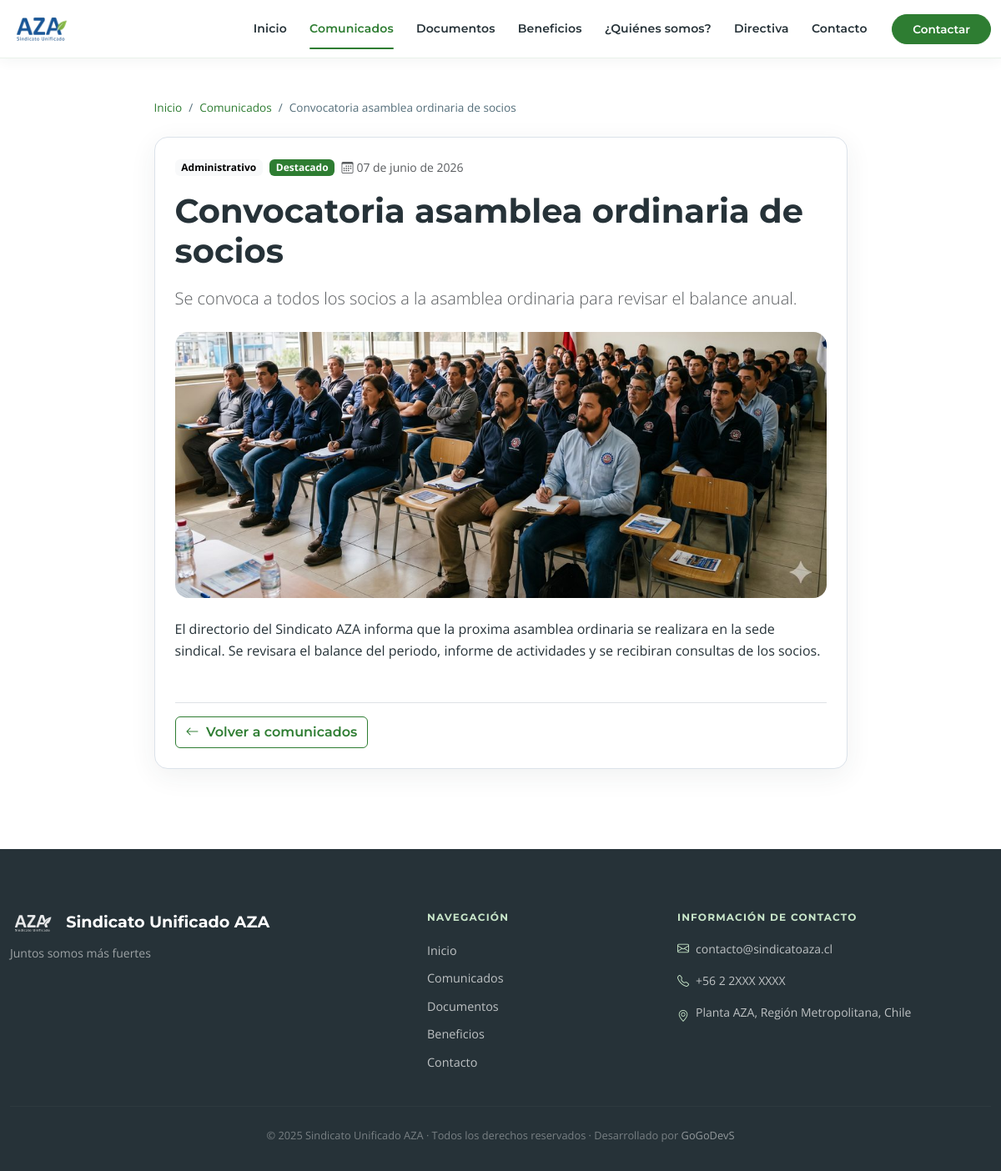
The app's page /comunicados/convocatoria-asamblea-ordinaria-de-socios/ with its own data.
### apps/siteconfig/models.py (models this page shows, shortened)
class SiteConfiguration(models.Model):
    site_name = models.CharField("nombre del sitio", max_length=150)
    site_tagline = models.CharField("bajada del sitio", max_length=200, blank=True)
    meta_description = models.CharField(
        "meta descripcion",
        max_length=255,
        blank=True,
        help_text="Descripcion breve para SEO y navegadores.",
    )
    logo = models.ImageField("logo", upload_to=siteconfig_upload_to, blank=True, null=True)
    primary_color = models.CharField(
        "color principal",
        max_length=7,
        default="#0F4C5C",
        validators=[hex_color_validator],
        help_text="Color institucional principal en formato hexadecimal.",
    )
    secondary_color = models.CharField(
        "color secundario",
        max_length=7,
        default="#1F2937",
        validators=[hex_color_validator],
        help_text="Color secundario en formato hexadecimal.",
    )
    accent_color = models.CharField(
        "color de acento",
        max_length=7,
        default="#EAB308",
        validators=[hex_color_validator],
        help_text="Color de apoyo para llamados a la accion.",
    )
    contact_email = models.EmailField("correo de contacto", blank=True)
    contact_phone = models.CharField("telefono de contacto", max_length=30, blank=True)
    whatsapp_number = models.CharField("WhatsApp", max_length=30, blank=True)
    address = models.CharField("direccion", max_length=255, blank=True)
    facebook_url = models.URLField("Facebook", blank=True)
    instagram_url = models.URLField("Instagram", blank=True)
    x_url = models.URLField("X / Twitter", blank=True)
    youtube_url = models.URLField("YouTube", blank=True)
    linkedin_url = models.URLField("LinkedIn", blank=True)
    hero_title = models.CharField("titulo hero", max_length=160, blank=True)
    hero_text = models.TextField("texto hero", blank=True)
    hero_image = models.ImageField(
        "imagen hero",
        upload_to=siteconfig_upload_to,
        blank=True,
        null=True,
    )
    updated_at = models.DateTimeField("actualizado", auto_now=True)
    class Meta:
        verbose_name = "configuracion del sitio"
        verbose_name_plural = "configuracion del sitio"
    @classmethod
    def get_solo(cls):
        return cls.objects.first()

### apps/comunicados/models.py (models this page shows, shortened)
class Comunicado(models.Model):
    categoria = models.ForeignKey(
        CategoriaComunicado,
        on_delete=models.PROTECT,
        related_name="comunicados",
        verbose_name="categoria",
    )
    titulo = models.CharField("titulo", max_length=180)
    slug = models.SlugField("slug", max_length=200, unique=True, blank=True)
    extracto = models.CharField("extracto", max_length=300)
    contenido = models.TextField("contenido")
    imagen = models.ImageField(
        "imagen",
        upload_to=comunicado_image_upload_to,
        blank=True,
        null=True,
    )
    publicado = models.BooleanField("publicado", default=False)
    destacado = models.BooleanField("destacado", default=False)
    fecha_publicacion = models.DateTimeField(
        "fecha de publicacion",
        default=timezone.now,
        help_text="Se usa para ordenar y publicar el comunicado.",
    )
    created_at = models.DateTimeField("creado", auto_now_add=True)
    updated_at = models.DateTimeField("actualizado", auto_now=True)
    class Meta:
        verbose_name = "comunicado"
        verbose_name_plural = "comunicados"
        ordering = ["-fecha_publicacion", "-created_at"]

class CategoriaComunicado(models.Model):
    nombre = models.CharField("nombre", max_length=100, unique=True)
    slug = models.SlugField("slug", max_length=120, unique=True, blank=True)
    descripcion = models.CharField("descripcion", max_length=180, blank=True)
    activo = models.BooleanField("activa", default=True)
    created_at = models.DateTimeField("creada", auto_now_add=True)
    class Meta:
        verbose_name = "categoria de comunicado"
        verbose_name_plural = "categorias de comunicados"
        ordering = ["nombre"]
    def __str__(self):
        return self.nombre

### apps/comunicados/views.py (the view)
# urls.py: path("<slug:slug>/", ComunicadoDetailView.as_view(), name="detail"),
class ComunicadoDetailView(DetailView):
    model = Comunicado
    template_name = "comunicados/comunicado_detail.html"
    context_object_name = "comunicado"
    slug_field = "slug"
    slug_url_kwarg = "slug"
    def get_queryset(self):
        return Comunicado.objects.select_related("categoria").filter(
            publicado=True,
            fecha_publicacion__lte=timezone.now(),
        )

### apps/core/context_processors.py (called while the page is built)
def site_configuration(request):
    return {
        "site_configuration": SiteConfiguration.get_solo(),
    }

### templates/comunicados/comunicado_detail.html (shortened to what this page needs)
{% extends "base.html" %}
{% block content %}
<article class="py-5">
    <div class="container">
        <div class="row justify-content-center">
            <div class="col-lg-9">
                <nav aria-label="breadcrumb" class="mb-4">
                    <ol class="breadcrumb">
                        <li class="breadcrumb-item"><a href="{% url 'core:home' %}">Inicio</a></li>
                        <li class="breadcrumb-item"><a href="{% url 'comunicados:list' %}">Comunicados</a></li>
                        <li class="breadcrumb-item active">{{ comunicado.titulo|truncatewords:6 }}</li>
                    </ol>
                </nav>
                <div class="detail-card">
                    <div class="mb-3 d-flex flex-wrap gap-2 align-items-center">
                        <span class="badge text-bg-light">{{ comunicado.categoria }}</span>
                        {% if comunicado.destacado %}
                            <span class="badge" style="background:#2E7D32;color:#fff;">Destacado</span>
                        {% endif %}
                        <span class="text-muted small">
                            <i class="bi bi-calendar3 me-1"></i>{{ comunicado.fecha_publicacion|date:"d \d\e F \d\e Y" }}
                        </span>
                    </div>
                    <h1 class="display-6 fw-bold mb-3">{{ comunicado.titulo }}</h1>
                    <p class="lead text-muted mb-4">{{ comunicado.extracto }}</p>
                    {% if comunicado.imagen %}
                        <img src="{{ comunicado.imagen.url }}" alt="{{ comunicado.titulo }}" class="detail-image mb-4 w-100" loading="lazy" style="border-radius:1rem;max-height:420px;object-fit:cover;">
                    {% endif %}
                    <div class="richtext-content">
                        {{ comunicado.contenido|linebreaks }}
                    </div>
                    <div class="mt-5 pt-3 border-top">
                        <a class="btn btn-outline-primary" href="{% url 'comunicados:list' %}">
                            <i class="bi bi-arrow-left me-1"></i> Volver a comunicados
                        </a>
                    </div>
                </div>
            </div>
        </div>
    </div>
</article>
{% endblock %}

### templates/includes/header.html (shortened to what this page needs)
{% load static %}
<header class="site-header">
    <nav class="navbar navbar-expand-lg navbar-light">
        <div class="container header-container">
            <a class="navbar-brand" href="{% url 'core:home' %}">
                <div class="navbar-logo-container">
                    <img src="{% if site_configuration.logo %}{{ site_configuration.logo.url }}{% else %}{% static 'img/logo.png' %}{% endif %}"
                         alt="Sindicato AZA"
                         loading="lazy"
                         onerror="this.style.display='none'">
                </div>
            </a>
            <div class="collapse navbar-collapse" id="mainNavbar">
                <ul class="navbar-nav ms-auto mb-2 mb-lg-0 align-items-lg-center">
                    <li class="nav-item">
                        <a class="nav-link" href="{% url 'core:home' %}">Inicio</a>
                    </li>
                    <li class="nav-item">
                        <a class="nav-link" href="{% url 'comunicados:list' %}">Comunicados</a>
                    </li>
                    <li class="nav-item">
                        <a class="nav-link" href="{% url 'documentos:list' %}">Documentos</a>
                    </li>
                    <li class="nav-item">
                        <a class="nav-link" href="{% url 'beneficios:list' %}">Beneficios</a>
                    </li>
                    <li class="nav-item">
                        <a class="nav-link" href="{% url 'core:home' %}#quienes-somos">¿Quiénes somos?</a>
                    </li>
                    <li class="nav-item">
                        <a class="nav-link" href="{% url 'core:home' %}#directiva">Directiva</a>
                    </li>
                    <li class="nav-item">
                        <a class="nav-link" href="{% url 'contacto:index' %}">Contacto</a>
                    </li>
                    <li class="nav-item ms-lg-3">
                        <a class="btn btn-primary btn-sm px-4 rounded-pill" href="{% url 'contacto:index' %}">Contactar</a>
                    </li>
                </ul>
            </div>
        </div>
    </nav>
</header>

### templates/includes/footer.html
<footer class="site-footer py-5 mt-5">
    <div class="container footer-container">
        <div class="row g-4 align-items-start">
            <div class="col-lg-5">
                <p class="mb-2 footer-brand">
                    {% if site_configuration.logo %}
                        <img src="{{ site_configuration.logo.url }}" alt="{{ site_configuration.site_name }}" height="32" class="me-2" style="filter: brightness(0) invert(1); opacity:0.9;">
                    {% endif %}
                    {{ site_configuration.site_name|default:"Sindicato Unificado AZA" }}
                </p>
                <p class="mb-0 text-muted small">
                    {{ site_configuration.site_tagline|default:"Juntos somos más fuertes" }}
                </p>
            </div>
            <div class="col-sm-6 col-lg-3">
                <p class="footer-title">Navegación</p>
                <ul class="footer-links list-unstyled mb-0">
                    <li><a href="{% url 'core:home' %}">Inicio</a></li>
                    <li><a href="{% url 'comunicados:list' %}">Comunicados</a></li>
                    <li><a href="{% url 'documentos:list' %}">Documentos</a></li>
                    <li><a href="{% url 'beneficios:list' %}">Beneficios</a></li>
                    <li><a href="{% url 'contacto:index' %}">Contacto</a></li>
                </ul>
            </div>
            <div class="col-sm-6 col-lg-4">
                <p class="footer-title">Información de contacto</p>
                <div class="footer-contact small d-flex flex-column gap-2">
                    {% if site_configuration.contact_email %}
                        <a class="text-decoration-none d-flex align-items-center gap-2" href="mailto:{{ site_configuration.contact_email }}" style="color: rgba(255,255,255,0.70);">
                            <i class="bi bi-envelope" style="color: var(--aza-verde-claro);"></i>
                            {{ site_configuration.contact_email }}
                        </a>
                    {% else %}
                        <span class="text-muted d-flex align-items-center gap-2">
                            <i class="bi bi-envelope" style="color: var(--aza-verde-claro);"></i>
                            Correo no configurado
                        </span>
                    {% endif %}
                    {% if site_configuration.contact_phone %}
                        <span class="d-flex align-items-center gap-2" style="color: rgba(255,255,255,0.70);">
                            <i class="bi bi-telephone" style="color: var(--aza-verde-claro);"></i>
                            {{ site_configuration.contact_phone }}
                        </span>
                    {% else %}
                        <span class="text-muted d-flex align-items-center gap-2">
                            <i class="bi bi-telephone" style="color: var(--aza-verde-claro);"></i>
                            Teléfono no configurado
                        </span>
                    {% endif %}
                    {% if site_configuration.address %}
                        <span class="d-flex align-items-start gap-2" style="color: rgba(255,255,255,0.70);">
                            <i class="bi bi-geo-alt mt-1" style="color: var(--aza-verde-claro); flex-shrink:0;"></i>
                            {{ site_configuration.address }}
                        </span>
                    {% endif %}
                </div>
            </div>
        </div>
        <hr class="footer-divider">
        <p class="footer-copy mb-0">
            &copy; 2025 Sindicato Unificado AZA &middot; Todos los derechos reservados &middot;
            Desarrollado por <a href="#">GoGoDevS</a>
        </p>
    </div>
</footer>

### static/css/base.css (style rules this page uses)
:root { --aza-verde: #2E7D32; --aza-verde-2: #43A047; --aza-verde-claro: #C8E6C9; --aza-azul: #1565C0; --aza-azul-2: #1976D2; --aza-gris-oscuro: #263238; --aza-gris-medio: #546E7A; --aza-gris-claro: #ECEFF1; --aza-blanco: #FFFFFF; --aza-acento: #FF6F00; --aza-primary: var(--aza-verde); --aza-secondary: var(--aza-gris-oscuro); --aza-accent: var(--aza-acento); --aza-light: var(--aza-gris-claro); --aza-border: #dbe2ea; --aza-surface: var(--aza-blanco); --aza-soft: #f0f7f0; --color-primary: var(--aza-verde); --color-secondary: var(--aza-gris-oscuro); --color-accent: var(--aza-acento); --color-muted-bg: var(--aza-gris-claro); --color-bg-soft: var(--aza-gris-claro); --color-text: var(--aza-gris-oscuro); --color-border: #dbe2ea; --color-dark-surface: var(--aza-azul); --color-dark-surface-2: var(--aza-verde); --font-titulo: 'Montserrat', 'Segoe UI', sans-serif; --font-cuerpo: 'Open Sans', 'Segoe UI', Tahoma, Geneva, Verdana, sans-serif; --transition: 0.22s ease; --radius: 0.75rem; }
html { min-height: 100%; scroll-behavior: smooth; }
body { min-height: 100vh; font-family: var(--font-cuerpo); color: var(--aza-gris-oscuro); background-color: var(--aza-blanco); line-height: 1.65; -webkit-font-smoothing: antialiased; text-rendering: optimizeLegibility; }
h1, h2, h3, h4, h5, h6 { font-family: var(--font-titulo); font-weight: 700; }
.container { --bs-gutter-x: 1.5rem; }
a { color: var(--aza-azul); transition: color var(--transition); }
.btn-primary { --bs-btn-bg: var(--aza-verde); --bs-btn-border-color: var(--aza-verde); --bs-btn-hover-bg: var(--aza-verde-2); --bs-btn-hover-border-color: var(--aza-verde-2); --bs-btn-active-bg: #1B5E20; --bs-btn-active-border-color: #1B5E20; font-family: var(--font-titulo); font-weight: 600; }
.btn-outline-primary { --bs-btn-color: var(--aza-verde); --bs-btn-border-color: var(--aza-verde); --bs-btn-hover-bg: var(--aza-verde); --bs-btn-hover-border-color: var(--aza-verde); --bs-btn-active-bg: var(--aza-verde); --bs-btn-active-border-color: var(--aza-verde); font-family: var(--font-titulo); font-weight: 600; }
.navbar-logo-container { display: flex; align-items: center; gap: 10px; }
.navbar-logo-container img { height: 44px; width: auto; }

### static/css/pages.css (style rules this page uses)
.breadcrumb { font-size: 0.85rem; }
.breadcrumb-item a { color: var(--aza-verde); text-decoration: none; }
.breadcrumb-item.active { color: var(--aza-gris-medio); }
.breadcrumb-item + .breadcrumb-item::before { color: var(--aza-gris-medio); }
.richtext-content p:last-child, .richtext-preview p:last-child { margin-bottom: 0; }

### records on screen
SiteConfiguration: logo (picture), site_name "Sindicato Unificado AZA", site_tagline "Juntos somos más fuertes", contact_email "contacto@sindicatoaza.cl", contact_phone "+56 2 2XXX XXXX", address "Planta AZA, Región Metropolitana, Chile"
Comunicado: titulo "Convocatoria asamblea ordinaria de socios", categoria "Administrativo", fecha_publicacion "07 de junio de 2026", extracto "Se convoca a todos los socios a la asamblea ordinaria para revisar el balance anual.", imagen (picture), contenido "El directorio del Sindicato AZA informa que la proxima asamblea ordinaria se realizara en la sede sindical. Se revisara el balance del periodo, informe de actividades y se recibiran consultas de los socios."
